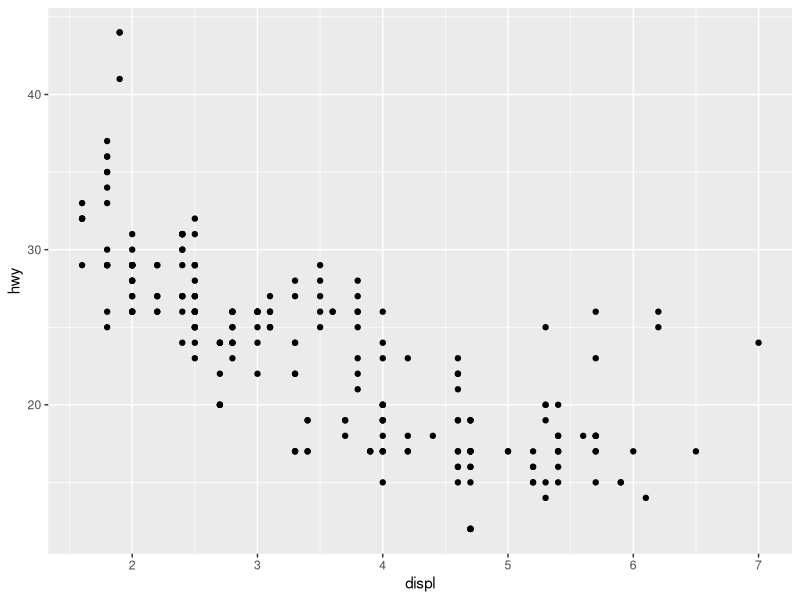
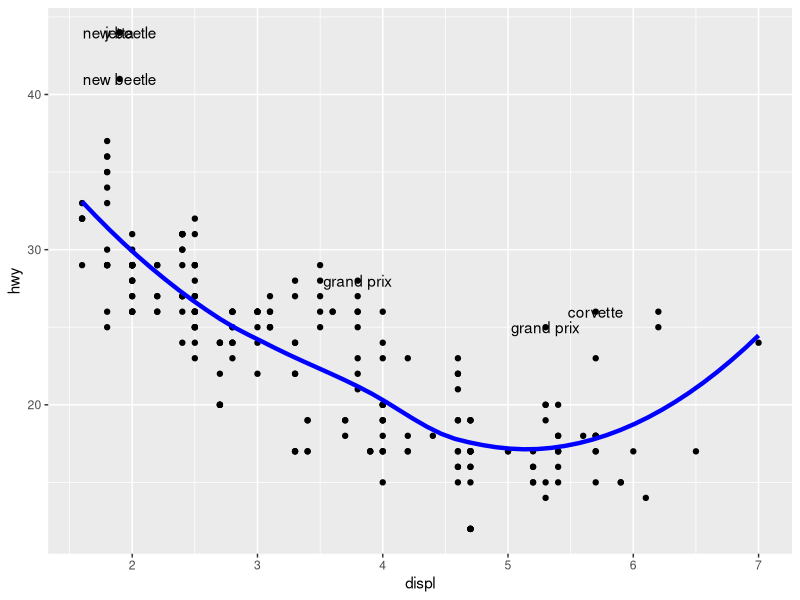
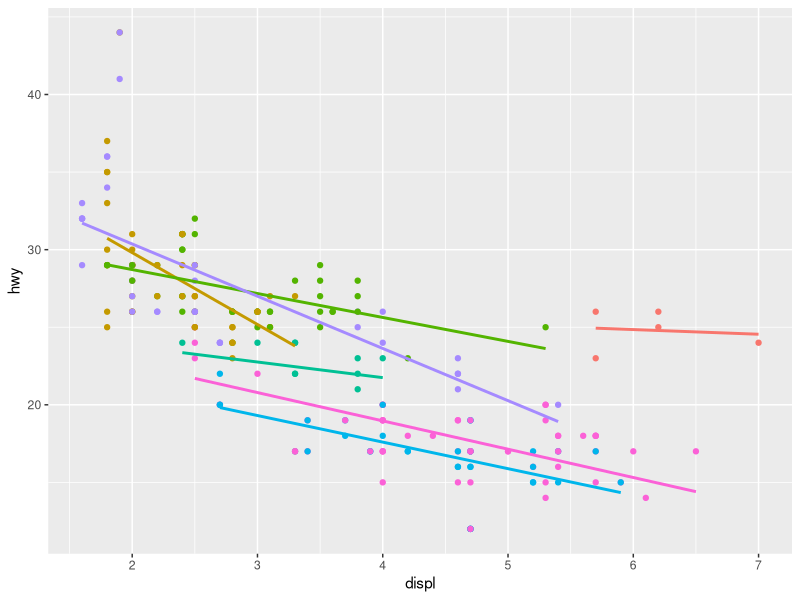
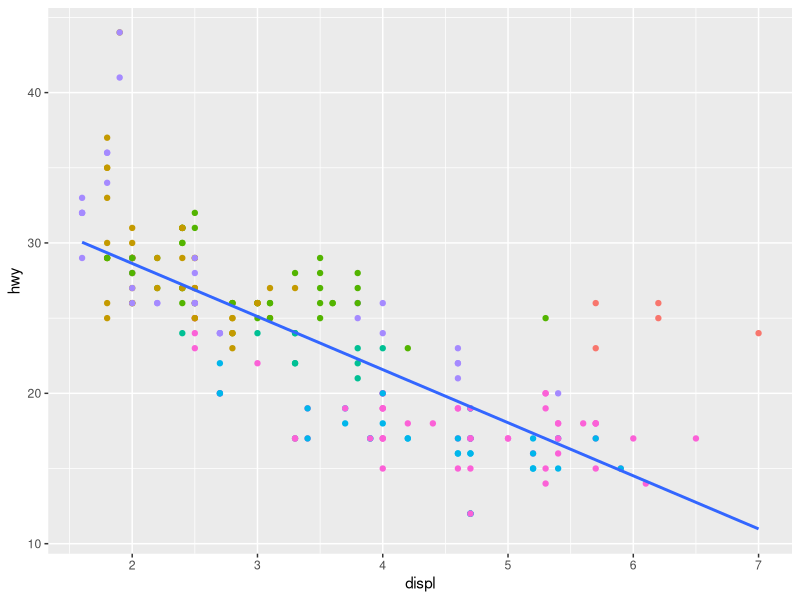
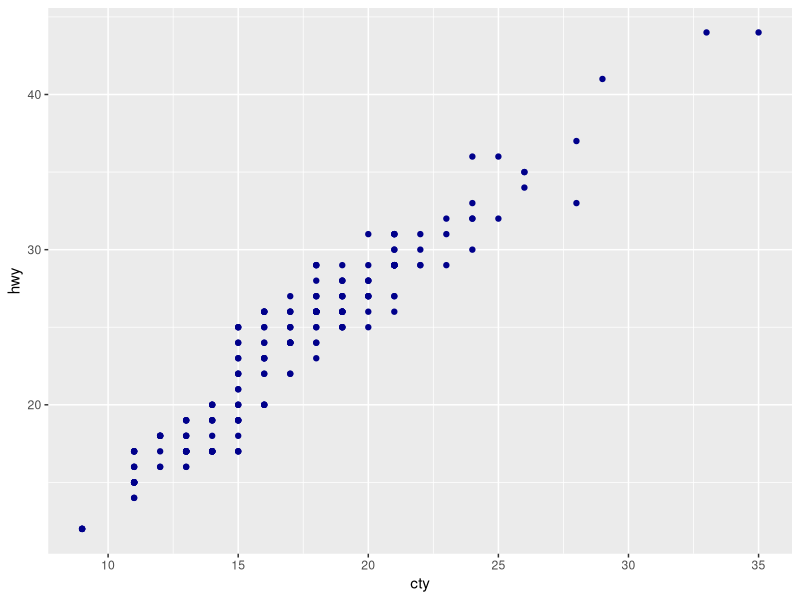
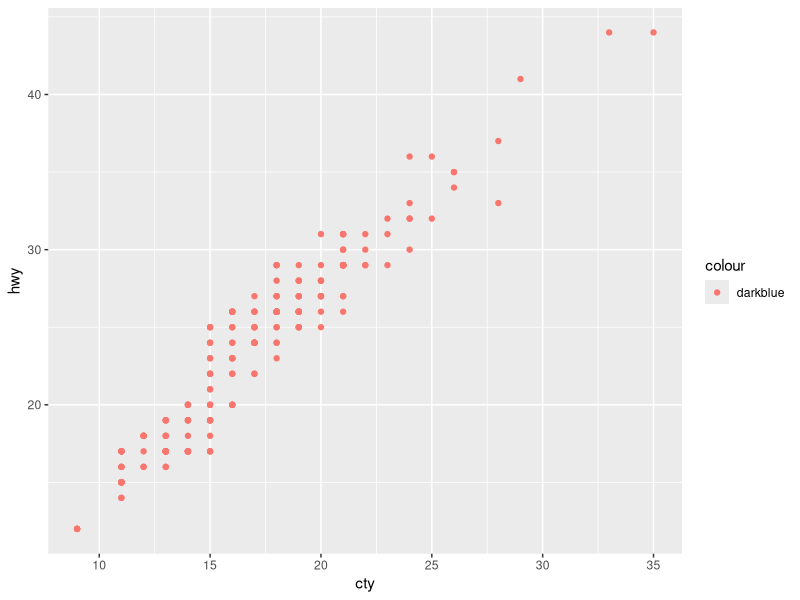
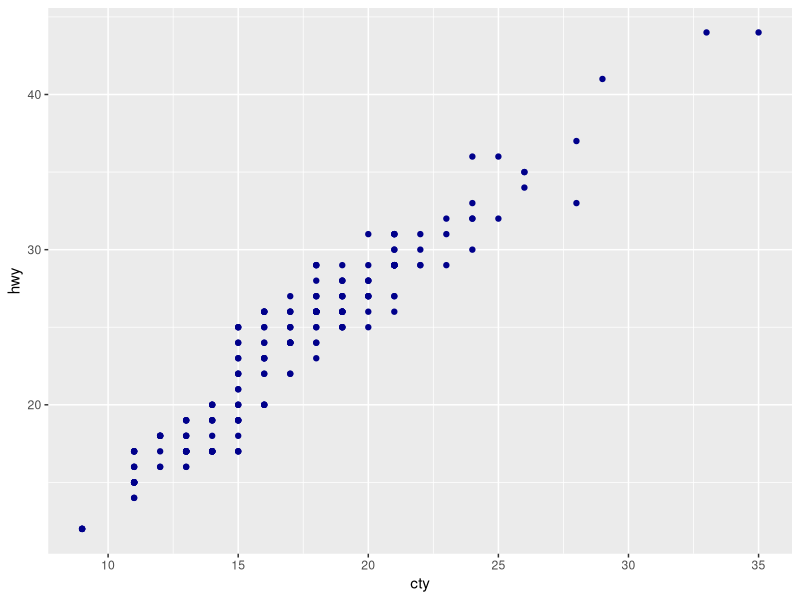
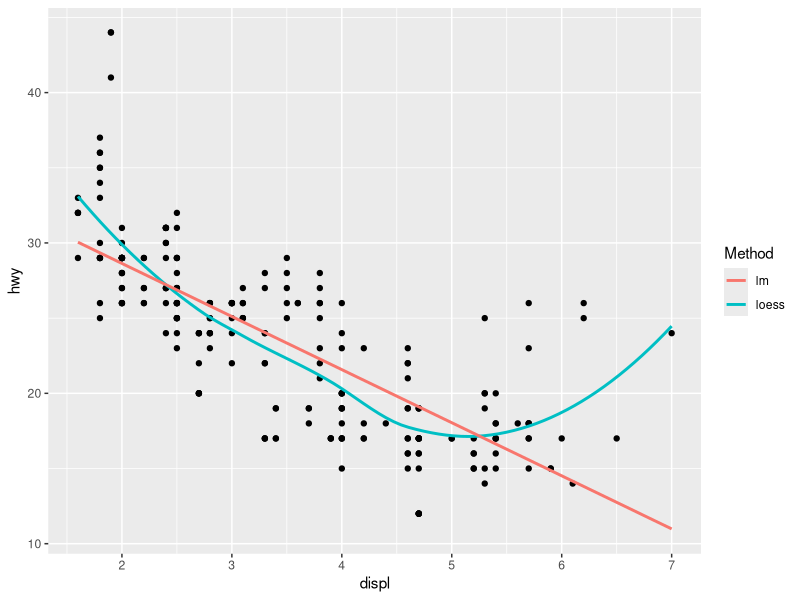

Recreate these plots in R, in order.
library(ggplot2)
library(dplyr)

# Build a plot
p <- ggplot(mpg, aes(displ, hwy))
p + geom_point()

# Data
mod <- loess(hwy ~ displ, data = mpg)
grid <- data_frame(displ = seq(min(mpg$displ), max(mpg$displ), length = 50))
grid$hwy <- predict(mod, newdata = grid)
grid

std_resid <- resid(mod) / mod$s
outlier <- filter(mpg, abs(std_resid) > 2)
outlier

ggplot(mpg, aes(displ, hwy)) +
  geom_point() +
  geom_line(data = grid, colour = "blue", size = 1.5) +
  geom_text(data = outlier, aes(label = model))

# Aesthetic Mappings
## Specifying the Aesthetics in the Plot vs in the Layers
ggplot(mpg, aes(displ, hwy, colour = class)) +
  geom_point() +
  geom_smooth(method = "lm", se = FALSE) +
  theme(legend.position = "none")

ggplot(mpg, aes(displ, hwy)) +
  geom_point(aes(colour = class)) +
  geom_smooth(method = "lm", se = FALSE) +
  theme(legend.position = "none")

## Setting vs Mapping
ggplot(mpg, aes(cty, hwy)) +
  geom_point(colour = "darkblue")
ggplot(mpg, aes(cty, hwy)) +
  geom_point(aes(colour = "darkblue"))
ggplot(mpg, aes(cty, hwy)) +
  geom_point(aes(colour = "darkblue")) + scale_colour_identity()
ggplot(mpg, aes(displ, hwy)) +
  geom_point() +
  geom_smooth(aes(colour = "loess"), method = "loess", se = FALSE) +
  geom_smooth(aes(colour = "lm"), method = "lm", se = FALSE) +
  labs(colour = "Method")

# Stats
ggplot(mpg, aes(trans, cty)) + geom_point() +
  stat_summary(geom = "point", fun.y = "mean", colour = "red", size = 4)
ggplot(mpg, aes(trans, cty)) + geom_point() +
  stat_summary(stat = "summary", fun.y = "mean", colour = "red", size = 4)

## Generated Variables
ggplot(diamonds, aes(price)) +
  geom_histogram(binwidth = 500)

ggplot(diamonds, aes(price)) +
  geom_histogram(aes(y = ..density..), binwidth = 500)

ggplot(diamonds, aes(price, colour = cut)) +
  geom_freqpoly(binwidth = 500) +
  theme(legend.position = "none")

ggplot(diamonds, aes(price, colour = cut)) +
  geom_freqpoly(aes(y = ..density..), binwidth = 500) +
  theme(legend.position = "none")

# Position Adjustments
dplot <- ggplot(diamonds, aes(color, fill = cut)) +
  xlab(NULL) + ylab(NULL) + theme(legend.position = "none")
dplot + geom_bar()
dplot + geom_bar(position = "fill")
dplot + geom_bar(position = "dodge")
dplot + geom_bar(position = "identity", alpha = 1 / 2, colour = "grey50")

ggplot(diamonds, aes(color, colour = cut)) +
  geom_line(aes(group = cut), stat = "count") +
  xlab(NULL) + ylab(NULL) + theme(legend.position = "none")

ggplot(mpg, aes(displ, hwy)) +
  geom_jitter(width = 0.05, height = 0.5)